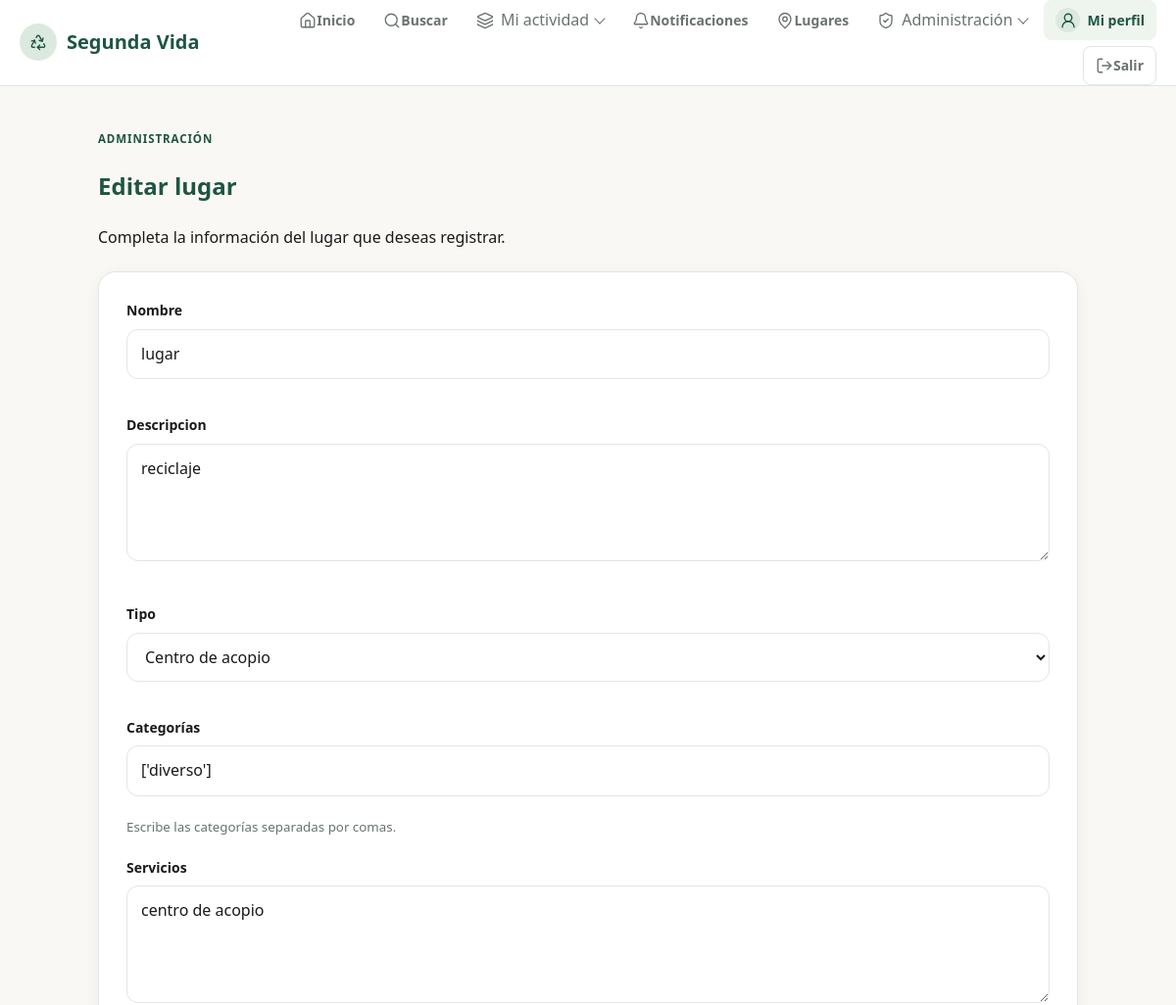
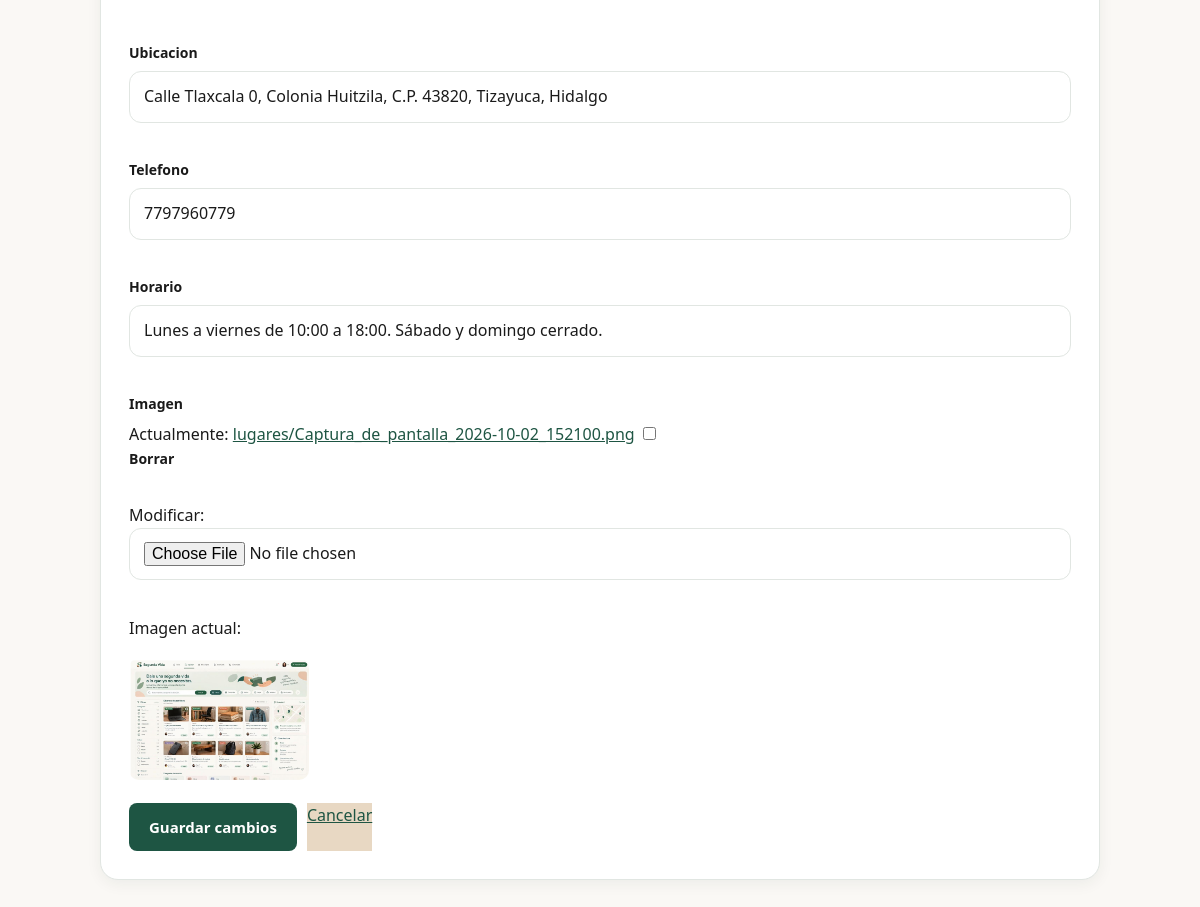
Page /administrar-lugares/1/editar/ (signed in) on the committed database (2 pictures, top to bottom).
### objetos/models.py (models this page shows, shortened)
class LugarSegundaVida(models.Model):
    TIPOS = [
        ("taller", "Taller"),
        ("centro_acopio", "Centro de acopio"),
        ("organizacion", "Organización"),
        ("negocio", "Negocio"),
        ("otro", "Otro"),
    ]
    nombre = models.CharField(max_length=150)
    descripcion = models.TextField()
    tipo = models.CharField(
        max_length=30,
        choices=TIPOS
    )
    categorias = models.JSONField(default=list)
    servicios = models.TextField()
    ubicacion = models.CharField(max_length=255)
    telefono = models.CharField(
        max_length=20,
        blank=True
    )
    horario = models.CharField(
        max_length=255,
        blank=True
    )
    imagen = models.ImageField(
        upload_to="lugares/",
        blank=True,
        null=True
    )
    activo = models.BooleanField(default=True)

### objetos/views.py (the view)
@login_required
def editar_lugar(request, lugar_id):
    if not request.user.is_superuser:
        return HttpResponseForbidden(
            "No tienes permiso para editar lugares."
        )
    lugar = get_object_or_404(
        LugarSegundaVida,
        id=lugar_id
    )
    if request.method == "POST":
        formulario = LugarSegundaVidaForm(
            request.POST,
            request.FILES,
            instance=lugar
        )
        if formulario.is_valid():
            formulario.save()
            messages.success(
                request,
                f"El lugar {lugar.nombre} se actualizó correctamente."
            )
            return redirect("administrar_lugares")
    else:
        formulario = LugarSegundaVidaForm(
            instance=lugar
        )
    return render(
        request,
        "objetos/formulario_lugar.html",
        {
            "formulario": formulario,
            "titulo": "Editar lugar",
            "texto_boton": "Guardar cambios",
            "lugar": lugar,
        }
    )

### usuarios/context_processors.py (called while the page is built)
def notificaciones_no_leidas(request):
    if request.user.is_authenticated:
        notificaciones = Notificacion.objects.filter(
            usuario=request.user
        ).order_by("-fecha")
        no_leidas = notificaciones.filter(
            leida=False
        ).count()
    else:
        notificaciones = Notificacion.objects.none()
        no_leidas = 0
    return {
        "notificaciones": notificaciones,
        "notificaciones_no_leidas": no_leidas,
    }

### objetos/templates/objetos/formulario_lugar.html (shortened to what this page needs)
{% extends "base.html" %}
{% block content %}
<section class="perfil-pagina">
    <div class="perfil-seccion-encabezado">
        <p class="seccion-etiqueta">ADMINISTRACIÓN</p>
        <h1>{{ titulo }}</h1>
        <p>Completa la información del lugar que deseas registrar.</p>
    </div>
    <div class="perfil-seccion">
        <form method="POST" enctype="multipart/form-data">
            {% for campo in formulario %}
                <div style="margin-bottom:20px;">
                    <label for="{{ campo.id_for_label }}">
                        {{ campo.label }}
                    </label>
                    {{ campo }}
                    {% if campo.help_text %}
                        <small style="display:block; color:var(--texto-secundario); margin-top:5px;">
                            {{ campo.help_text }}
                        </small>
                    {% endif %}
                </div>
            {% endfor %}
            {% if lugar.imagen %}
                <p>Imagen actual:</p>
                <img
                    src="{{ lugar.imagen.url }}"
                    alt="{{ lugar.nombre }}"
                    style="width:180px; border-radius:10px; margin-bottom:15px;"
                >
            {% endif %}
            <div style="display:flex; gap:10px; flex-wrap:wrap;">
                <button type="submit" class="boton">
                    {{ texto_boton }}
                </button>
                <a href="{% url 'administrar_lugares' %}" class="boton-secundario">
                    Cancelar
                </a>
            </div>
        </form>
    </div>
</section>
{% endblock %}

### templates/base.html (style rules this page uses)
:root { --verde-principal: #1E5543; --verde-oscuro: #163F32; --verde-medio: #2F7059; --verde-suave: #DCE9DF; --verde-muy-suave: #EEF5EF; --fondo: #FAF8F5; --blanco: #FFFFFF; --fondo-alternativo: #F3F1EC; --texto: #1A1A1A; --texto-secundario: #69736F; --texto-suave: #6F7873; --borde: #E1E6E2; --borde-oscuro: #CBD5CF; --borde-verde: #D7E3D9; --terracota: #C98F76; --terracota-oscuro: #A96F58; --terracota-contraste: #96604B; --beige: #E8D8C3; --dorado: #C59B45; --dorado-contraste: #8A6A22; --dorado-contraste-oscuro: #735817; --dorado-suave: #F5EACF; --dorado-borde: #EADDBD; --dorado-texto: #765B20; --dorado-texto-suave: #6F5E38; --exito: #3D7A59; --exito-suave: #E3F0E7; --advertencia: #A97932; --advertencia-suave: #F8EEDC; --error: #9A4B4B; --error-suave: #F6E4E4; --error-borde: #E7C7C7; --peligro: #8B3A3A; --peligro-borde: #D8A0A0; --peligro-suave: #F5E1E1; --sombra-suave: 0 4px 15px rgba(25, 45, 35, 0.06); --sombra-media: 0 8px 25px rgba(25, 45, 35, 0.10); --radio-pequeno: 8px; --radio: 12px; --radio-grande: 18px; --transicion: 0.2s ease; }
* { box-sizing: border-box; }
html { scroll-behavior: smooth; }
body { margin: 0; padding: 0; font-family: "Segoe UI", -apple-system, BlinkMacSystemFont, sans-serif; background-color: var(--fondo); color: var(--texto); line-height: 1.6; }
a { color: inherit; }
button, input, select, textarea { font: inherit; }
main a:not(.boton) { color: var(--verde-principal); font-weight: 500; }
h1 { color: var(--verde-principal); }
img { max-width: 100%; height: auto; }
label { display: block; margin-bottom: 7px; color: var(--texto); font-size: 14px; font-weight: 650; }
:where(input:not([type="checkbox"]):not([type="radio"]), select, textarea) { width: 100%; padding: 12px 14px; margin-bottom: 16px; background-color: var(--blanco); color: var(--texto); border: 1px solid var(--borde); border-radius: var(--radio); font-size: 15px; outline: 2px solid transparent; transition: border-color var(--transicion), box-shadow var(--transicion); }
:where(input:not([type="checkbox"]):not([type="radio"]), select, textarea):focus { border-color: var(--verde-medio); box-shadow: 0 0 0 3px rgba(47, 112, 89, 0.12); }
textarea { min-height: 120px; resize: vertical; }
input::placeholder, textarea::placeholder { color: var(--texto-suave); }
.perfil-etiqueta, .seccion-etiqueta, .texto-seccion { display: block; margin: 0 0 5px; color: var(--verde-principal); font-size: 0.72rem; font-weight: 700; letter-spacing: 0; }
.boton { display: inline-flex; align-items: center; justify-content: center; gap: 8px; padding: 12px 20px; background-color: var(--verde-principal); color: var(--blanco); text-decoration: none; border: none; border-radius: 8px; font-family: inherit; font-size: 15px; font-weight: 600; cursor: pointer; transition: background-color 0.2s ease, transform 0.2s ease; }
.boton-secundario { background-color: var(--beige); color: var(--texto); }
.perfil-pagina { max-width: 1000px; margin: 0 auto; }
.perfil-seccion { margin-bottom: 24px; padding: 28px; background: var(--blanco); border: 1px solid var(--borde); border-radius: var(--radio-grande); box-shadow: var(--sombra-suave); }
.perfil-seccion-encabezado { margin-bottom: 22px; }
.hero-etiqueta, .seccion-etiqueta, .encabezado-solicitudes .seccion-etiqueta { letter-spacing: 0.08em; }

### rows in the picture
LugarSegundaVida: formulario "lugar" "reciclaje" "Centro de acopio" "['diverso']" "centro de acopio" "Calle Tlaxcala 0, Colonia Huitzila, C.P. 43820, Tizayuca, Hidalgo" "7797960779" "Lunes a viernes de 10:00 a 18:00. Sábado y domingo cerrado.", imagen (picture)

### other values in the picture
{{ titulo }} "Editar lugar"
{{ campo.label }} "Nombre" "Descripcion" "Tipo" "Categorías" "Servicios" "Ubicacion" "Telefono" "Horario" "Imagen"
{{ campo.help_text }} "Escribe las categorías separadas por comas."
{{ texto_boton }} "Guardar cambios"
